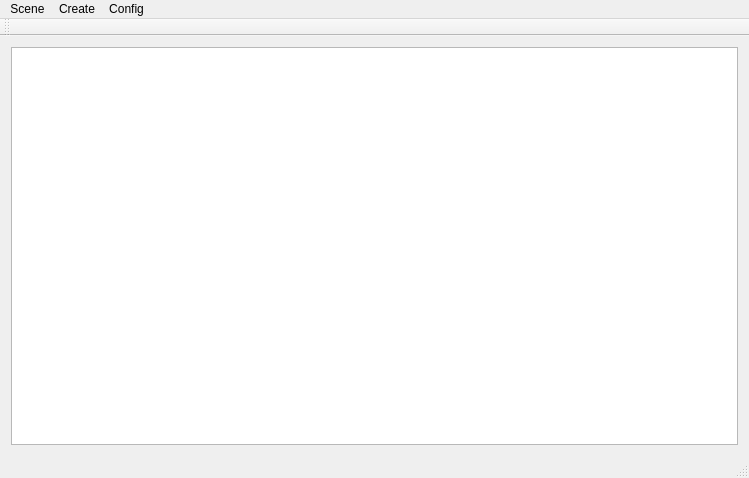
<?xml version="1.0" encoding="UTF-8"?>
<ui version="4.0">
 <class>MainWindow</class>
 <widget class="QMainWindow" name="MainWindow">
  <property name="geometry">
   <rect>
    <x>0</x>
    <y>0</y>
    <width>749</width>
    <height>478</height>
   </rect>
  </property>
  <property name="windowTitle">
   <string>MainWindow</string>
  </property>
  <widget class="QWidget" name="centralWidget">
   <layout class="QHBoxLayout" name="horizontalLayout">
    <item>
     <widget class="QGraphicsView" name="graphicsView"/>
    </item>
   </layout>
  </widget>
  <widget class="QMenuBar" name="menuBar">
   <property name="geometry">
    <rect>
     <x>0</x>
     <y>0</y>
     <width>749</width>
     <height>25</height>
    </rect>
   </property>
   <widget class="QMenu" name="menuScene">
    <property name="title">
     <string>Scene</string>
    </property>
    <addaction name="actionNew_Scene"/>
    <addaction name="actionNew_Scene_From_File"/>
    <addaction name="separator"/>
    <addaction name="actionSave_Scene_Image"/>
   </widget>
   <widget class="QMenu" name="menuCreate">
    <property name="title">
     <string>Create</string>
    </property>
    <addaction name="actionNew_Sphere"/>
    <addaction name="actionNew_Triangle"/>
    <addaction name="separator"/>
    <addaction name="actionNew_Ambient_Light"/>
    <addaction name="actionNew_Area_Light"/>
    <addaction name="actionNew_Point_Light"/>
   </widget>
   <widget class="QMenu" name="menuConfig">
    <property name="title">
     <string>Config</string>
    </property>
    <addaction name="actionCamera_Configuration"/>
   </widget>
   <addaction name="menuScene"/>
   <addaction name="menuCreate"/>
   <addaction name="menuConfig"/>
  </widget>
  <widget class="QToolBar" name="mainToolBar">
   <attribute name="toolBarArea">
    <enum>TopToolBarArea</enum>
   </attribute>
   <attribute name="toolBarBreak">
    <bool>false</bool>
   </attribute>
  </widget>
  <widget class="QStatusBar" name="statusBar"/>
  <action name="actionNew_Scene">
   <property name="text">
    <string>New Scene</string>
   </property>
  </action>
  <action name="actionNew_Scene_From_File">
   <property name="text">
    <string>New Scene From File</string>
   </property>
  </action>
  <action name="actionNew_Sphere">
   <property name="text">
    <string>New Sphere</string>
   </property>
  </action>
  <action name="actionNew_Triangle">
   <property name="text">
    <string>New Triangle</string>
   </property>
  </action>
  <action name="actionNew_Ambient_Light">
   <property name="text">
    <string>New Ambient Light</string>
   </property>
  </action>
  <action name="actionNew_Area_Light">
   <property name="text">
    <string>New Area Light</string>
   </property>
  </action>
  <action name="actionNew_Point_Light">
   <property name="text">
    <string>New Point Light</string>
   </property>
  </action>
  <action name="actionCamera_Configuration">
   <property name="text">
    <string>Camera Configuration</string>
   </property>
  </action>
  <action name="actionSave_Scene_Image">
   <property name="text">
    <string>Save Scene Image</string>
   </property>
  </action>
 </widget>
 <layoutdefault spacing="6" margin="11"/>
 <resources/>
 <connections/>
</ui>
